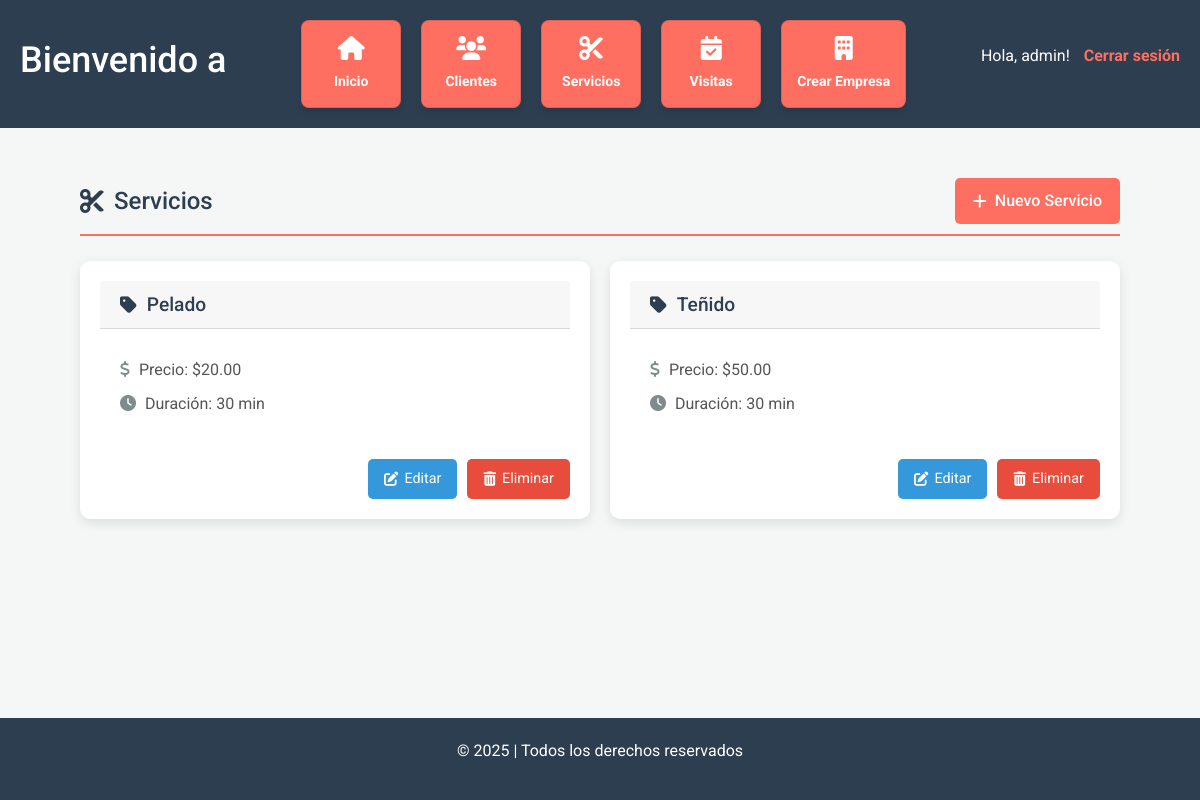
Before: /servicios/ (signed in) with the older database file.
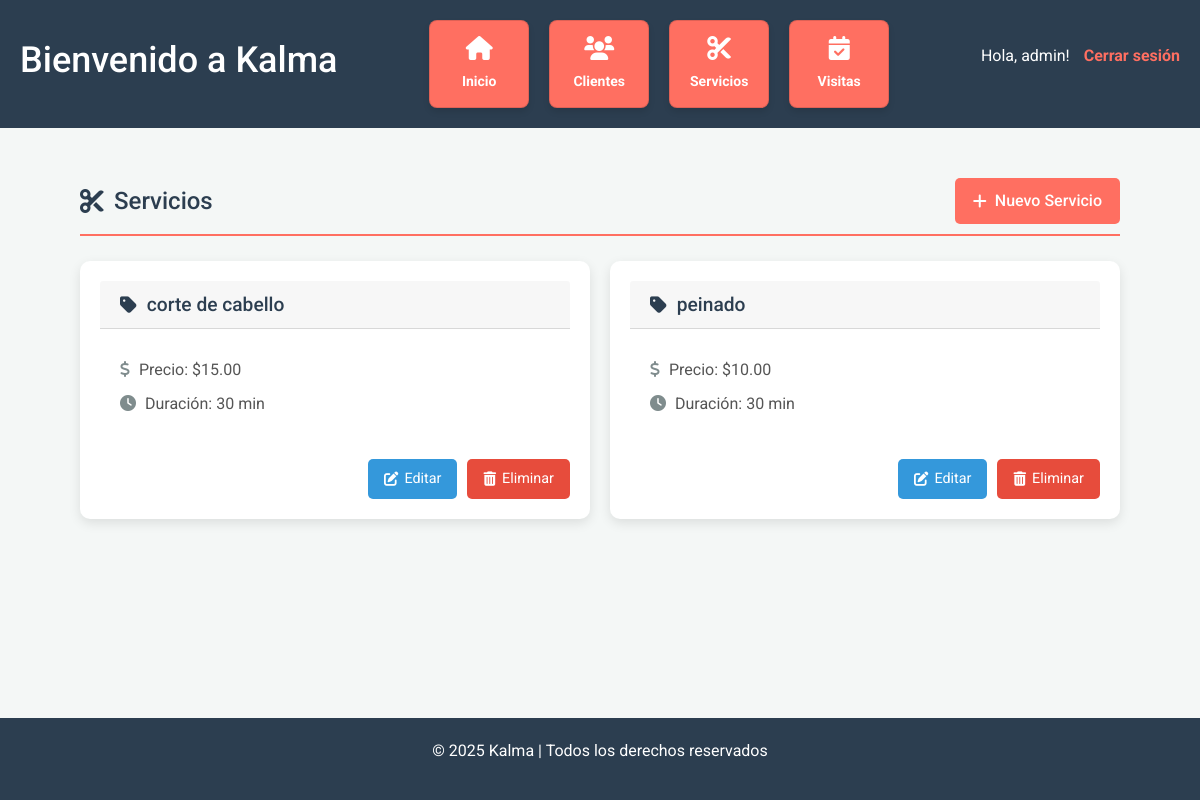
After: the same page with the newer database file.
### gestion/models.py (models this page shows, shortened)
class Servicio(models.Model):
    empresa = models.ForeignKey(Empresa, on_delete=models.CASCADE, related_name="servicios", null=True, blank=True)
    nombre = models.CharField(max_length=100)
    precio = models.DecimalField(max_digits=6, decimal_places=2)
    duracion_min = models.IntegerField()

class Empresa(models.Model):
    usuario = models.OneToOneField(User, on_delete=models.CASCADE, related_name="empresa")
    nombre = models.CharField(max_length=100)
    direccion = models.TextField(blank=True)
    telefono = models.CharField(max_length=20, blank=True)
    email = models.EmailField(blank=True)

### gestion/views.py (the view)
# urls.py: path('servicios/', views.servicios, name='servicios'),
@login_required
def servicios(request):
    servicios = Servicio.objects.all()
    return render(request, 'servicios.html', {'servicios': servicios})

### gestion/context_processors.py (called while the page is built)
def user_has_empresa(request):
    return {
        'user_has_empresa': request.user.is_authenticated and Empresa.objects.filter(usuario=request.user).exists()
    }

def empresa(request):
    if request.user.is_authenticated:
        empresa = Empresa.objects.filter(usuario=request.user).first()
    else:
        empresa = None
    return {
        'empresa': empresa
    }

### gestion/templates/servicios.html (shortened to what this page needs)
{% extends 'base.html' %}
{% block content %}
<div class="cards-container">
    <div class="header-actions">
        <h2><i class="fas fa-cut"></i> Servicios</h2>
        <a href="{% url 'nuevo_servicio' %}" class="btn-add">
            <i class="fas fa-plus"></i> Nuevo Servicio
        </a>
    </div>
    <div class="cards-grid">
        {% for servicio in servicios %}
        <div class="card-servicio">
            <div class="card-header">
                <h3><i class="fas fa-tag"></i> {{ servicio.nombre }}</h3>
            </div>
            <div class="card-body">
                <p><i class="fas fa-dollar-sign"></i> Precio: ${{ servicio.precio }}</p>
                <p><i class="fas fa-clock"></i> Duración: {{ servicio.duracion_min }} min</p>
            </div>
            <div class="card-actions">
                <a href="{% url 'editar_servicio' servicio.id %}" class="btn btn-edit">
                    <i class="fas fa-edit"></i> Editar
                </a>
                <a href="{% url 'eliminar_servicio' servicio.id %}" class="btn btn-delete"
                    onclick="return confirm('¿Seguro que deseas eliminar este servicio?');">
                    <i class="fas fa-trash-alt"></i> Eliminar
                </a>
            </div>
        </div>
        {% empty %}
        <p>No hay servicios registrados aún.</p>
        {% endfor %}
    </div>
</div>
{% endblock %}

### gestion/templates/base.html (shortened to what this page needs)
<!DOCTYPE html>
<html lang="es">
<head>
    <link rel="stylesheet" href="https://cdnjs.cloudflare.com/ajax/libs/font-awesome/6.0.0-beta3/css/all.min.css">
    <link rel="stylesheet" href="https://cdn.jsdelivr.net/npm/bootstrap@4.3.1/dist/css/bootstrap.min.css"
>
</head>
<body>
    <header>
        <h1>Bienvenido a {{empresa.nombre}}</h1>
        {% if request.user.is_authenticated %}
        <div class="nav-links">
            <div class="card">
                <i class="fas fa-home"></i>
                <p><a href="{% url 'index' %}">Inicio</a></p>
            </div>
            <div class="card">
                <i class="fas fa-users"></i>
                <p><a href="{% url 'clientes' %}">Clientes</a></p>
            </div>
            <div class="card">
                <i class="fas fa-cut"></i>
                <p><a href="{% url 'servicios' %}">Servicios</a></p>
            </div>
            <div class="card">
                <i class="fas fa-calendar-check"></i>
                <p><a href="{% url 'visitas' %}">Visitas</a></p>
            </div>
            {% if not user_has_empresa %}
            <div class="card">
                <i class="fas fa-building"></i>
                <p><a href="{% url 'crear_empresa' %}">Crear Empresa</a></p>
            </div>
            {% endif %}
        </div>
        <div class="auth-info">
            <p>Hola, {{ request.user.username }}! <a href="{% url 'logout' %}">Cerrar sesión</a></p>
        </div>
        {% else %}
        <div class="auth-info">
            <p><a href="{% url 'login' %}">Iniciar sesión</a></p>
        </div>
        {% endif %}
    </header>
    <div class="container">
        {% block content %}{% endblock %}
    </div>
    <footer>
        <p>&copy; 2025 {{empresa.nombre}} | Todos los derechos reservados</p>
    </footer>
</body>
</html>

Changed rows visible on the page:
added Empresa: nombre "Kalma"
changed Servicio: nombre "Pelado" → "corte de cabello"; precio "20.00" → "15.00"
changed Servicio: nombre "Teñido" → "peinado"; precio "50.00" → "10.00"
Other visible differences:
text no longer shown: "Crear Empresa"
